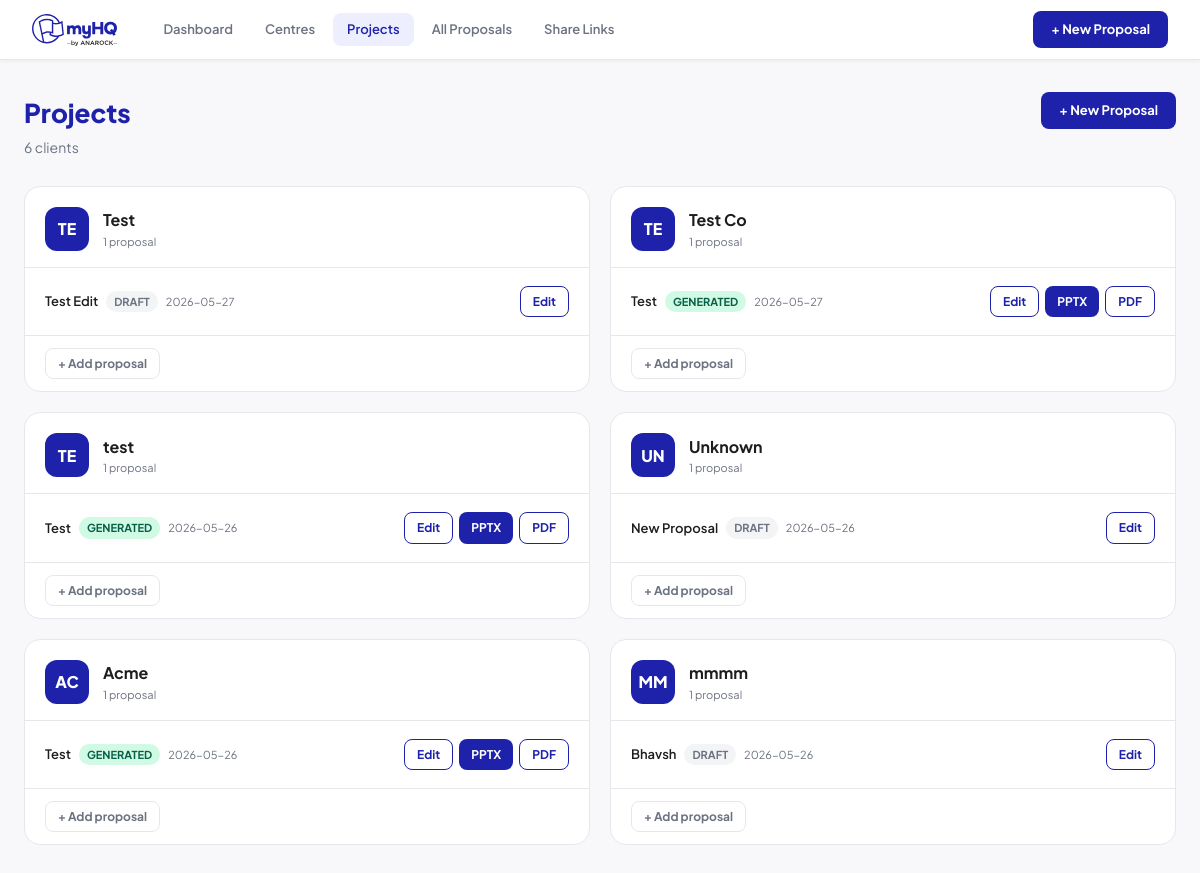
The app's page /projects with its own data.
### tables this page shows
CREATE TABLE proposals (
            id INTEGER PRIMARY KEY AUTOINCREMENT,
            title TEXT,
            template TEXT DEFAULT 'london',
            client_name TEXT,
            client_company TEXT,
            client_email TEXT,
            client_location TEXT,
            team_size TEXT,
            space_type TEXT,
            area_required TEXT,
            budget TEXT,
            duration TEXT,
            selected_centres TEXT DEFAULT '[]',
            manual_centres TEXT DEFAULT '[]',
            status TEXT DEFAULT 'draft',
            pptx_filename TEXT,
            created_at DATETIME DEFAULT CURRENT_TIMESTAMP
        , pdf_filename TEXT);

### app.py (the view)
@app.route('/projects')
def projects_list():
    with get_db() as conn:
        proposals = conn.execute('SELECT * FROM proposals ORDER BY created_at DESC').fetchall()
    groups = {}
    for p in proposals:
        key = p['client_company'] or p['client_name'] or 'Unknown'
        groups.setdefault(key, []).append(p)
    sorted_groups = sorted(groups.items(), key=lambda kv: kv[1][0]['created_at'], reverse=True)
    return render_template('projects.html', groups=sorted_groups)

### app.py (called while the page is built)
def get_db():
    conn = sqlite3.connect(DB_PATH)
    conn.row_factory = sqlite3.Row
    return conn

### templates/projects.html (shortened to what this page needs)
{% extends 'base.html' %}
{% block content %}
<div class="page-header">
  <div>
    <h1>Projects</h1>
    <p class="subtitle">{{ groups|length }} client{% if groups|length != 1 %}s{% endif %}</p>
  </div>
  <a href="/proposals/new" class="btn btn-primary">+ New Proposal</a>
</div>
{% if groups %}
<div class="projects-grid">
  {% for client, proposals in groups %}
  <div class="project-card">
    <div class="project-card-header">
      <div class="project-initials">{{ client[:2].upper() }}</div>
      <div>
        <div class="project-client-name">{{ client }}</div>
        <div class="text-muted small">{{ proposals|length }} proposal{% if proposals|length != 1 %}s{% endif %}</div>
      </div>
    </div>
    <div class="project-proposals">
      {% for p in proposals %}
      <div class="project-proposal-row">
        <div class="project-proposal-info">
          <span class="project-proposal-title">{{ p.title or 'Untitled' }}</span>
          <span class="badge badge-{{ p.status }}">{{ p.status }}</span>
          <span class="text-muted small">{{ p.created_at[:10] }}</span>
        </div>
        <div class="project-proposal-actions">
          <a href="/proposals/{{ p.id }}" class="btn btn-outline btn-sm">Edit</a>
          {% if p.pptx_filename %}
          <a href="/proposals/{{ p.id }}/download/pptx" class="btn btn-primary btn-sm">PPTX</a>
          {% endif %}
          {% if p.pdf_filename %}
          <a href="/proposals/{{ p.id }}/download/pdf" class="btn btn-outline btn-sm">PDF</a>
          {% endif %}
        </div>
      </div>
      {% endfor %}
    </div>
    <div class="project-card-footer">
      <a href="/proposals/new" class="btn btn-ghost btn-sm">+ Add proposal</a>
    </div>
  </div>
  {% endfor %}
</div>
{% else %}
<div class="empty-state">
  <p>No projects yet. Create your first proposal!</p>
  <a href="/proposals/new" class="btn btn-primary">New Proposal</a>
</div>
{% endif %}
{% endblock %}

### static/css/style.css (style rules this page uses)
:root { --blue: #1E22AA; --mint: #ADDFB3; --blush: #F4BEAA; --aqua: #96E6DC; --dark: #1D1D1B; --grey: #6B7280; --lgrey: #F5F5F5; --border: #E5E7EB; --white: #FFFFFF; --radius: 12px; --shadow: 0 1px 4px rgba(0,0,0,.07), 0 4px 16px rgba(0,0,0,.05); }
*, *::before, *::after { box-sizing: border-box; margin: 0; padding: 0; }
body { font-family: 'Plus Jakarta Sans', system-ui, sans-serif; color: var(--dark); background: #F8F8FB; font-size: 14px; line-height: 1.6; }
a { color: var(--blue); text-decoration: none; }
.page-header { display: flex; align-items: flex-start; justify-content: space-between; margin-bottom: 28px; gap: 16px; }
.page-header h1 { font-size: 26px; font-weight: 800; color: var(--blue); }
.page-header .subtitle { color: var(--grey); margin-top: 2px; }
.btn { display: inline-flex; align-items: center; gap: 6px; padding: 8px 18px; border-radius: 8px; font-family: inherit; font-size: 13px; font-weight: 700; border: none; cursor: pointer; transition: opacity .15s, transform .1s; white-space: nowrap; }
.btn-primary { background: var(--blue); color: #fff; }
.btn-outline { background: transparent; color: var(--blue); border: 1.5px solid var(--blue); }
.btn-ghost { background: transparent; color: var(--grey); border: 1.5px solid var(--border); }
.badge { display: inline-block; padding: 2px 8px; border-radius: 100px; font-size: 11px; font-weight: 700; text-transform: uppercase; }
.badge-draft { background: #F3F4F6; color: var(--grey); }
.badge-generated { background: #D1FAE5; color: #065F46; }
.text-muted { color: var(--grey); }
.small { font-size: 11px; }
.projects-grid { display: grid; grid-template-columns: repeat(auto-fill, minmax(380px, 1fr)); gap: 20px; }
.project-card { background: var(--white); border: 1px solid var(--border); border-radius: 16px; overflow: hidden; }
.project-card-header { display: flex; align-items: center; gap: 14px; padding: 20px 20px 16px; border-bottom: 1px solid var(--border); }
.project-initials { width: 44px; height: 44px; border-radius: 12px; background: var(--blue); color: #fff; font-size: 16px; font-weight: 800; display: flex; align-items: center; justify-content: center; flex-shrink: 0; }
.project-client-name { font-size: 16px; font-weight: 700; color: var(--dark); }
.project-proposals { padding: 8px 0; }
.project-proposal-row { display: flex; align-items: center; justify-content: space-between; padding: 10px 20px; gap: 12px; }
.project-proposal-info { display: flex; align-items: center; gap: 8px; flex-wrap: wrap; min-width: 0; }
.project-proposal-title { font-size: 13px; font-weight: 600; color: var(--dark); white-space: nowrap; overflow: hidden; text-overflow: ellipsis; max-width: 160px; }
.project-proposal-actions { display: flex; gap: 6px; flex-shrink: 0; }
.project-card-footer { padding: 12px 20px; border-top: 1px solid var(--border); background: var(--light); }
.btn-sm { padding: 5px 12px; font-size: 12px; }

### records on screen
proposals: client_name "TE", client_name "Test", proposals "1", title "Test Edit", status "DRAFT", created_at "2026-05-27"
proposals: client_company "TE", client_company "Test Co", proposals "1", title "Test", status "GENERATED", created_at "2026-05-27"
proposals: client_company "TE", client_company "test", proposals "1", title "Test", status "GENERATED", created_at "2026-05-26"
proposals: title "New Proposal", status "DRAFT", created_at "2026-05-26"
proposals: client_company "AC", client_company "Acme", proposals "1", title "Test", status "GENERATED", created_at "2026-05-26"
proposals: client_company "MM", client_company "mmmm", proposals "1", title "Bhavsh", status "DRAFT", created_at "2026-05-26"

### other values on screen
{{ groups|length }} "6"
{{ client[:2].upper() }} "UN"
{{ client }} "Unknown"
{{ proposals|length }} "1"
